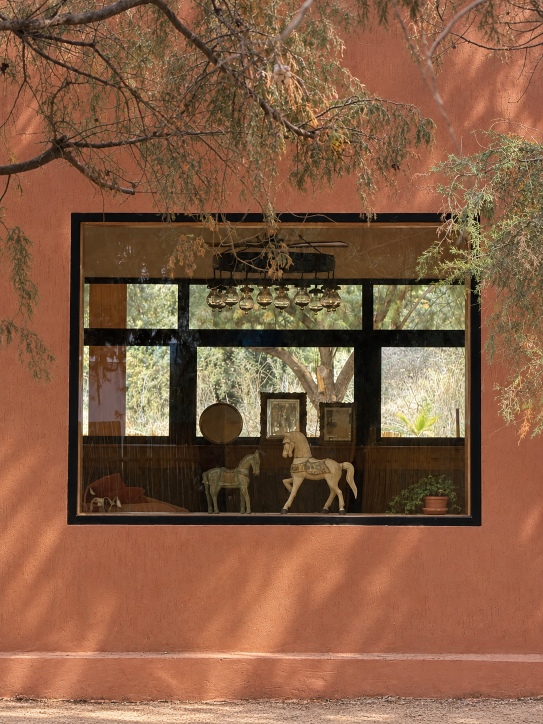
#> input picture instagram/photos/fenetre-mur-ocre.png, 1086 x 1448 px (shown at 1/2 size)
$ python story_teaser_fenetre.py
#> lines starting #> are read from the running program, lines starting #| are printed output that depends on the picture
"""Story qui annonce le post de la fenêtre sans le montrer.

La photo du post, floutée comme derrière une vitre dépolie : on devine le mur
ocre et la fenêtre, pas ce qu'il y a derrière. Le post partagé se cache sous
cette image (voir TEXTES-STORIES.md), et un toucher l'ouvre.

    python3 instagram/story_teaser_fenetre.py
"""
from pathlib import Path
from PIL import Image, ImageDraw, ImageFilter, ImageFont, ImageOps

from signature import BLANC, ENCRE, POLICES, signature
from story_video import ombre_douce

RACINE = Path(__file__).resolve().parent
W, H = 1080, 1920


def police(nom, taille, graisse):
    f = ImageFont.truetype(str(POLICES / nom), taille)
    f.set_variation_by_axes([graisse])
    return f


def story(invitation=True):
#> called with invitation = True
    src = ImageOps.exif_transpose(Image.open(RACINE / "photos" / "fenetre-mur-ocre.png")).convert("RGB")
#> src is the input picture: PIL image 1086x1448 RGB; mean R, G, B 134, 93.7, 67.6
    fond = ImageOps.fit(src, (W, H), Image.LANCZOS, centering=(0.5, 0.55))
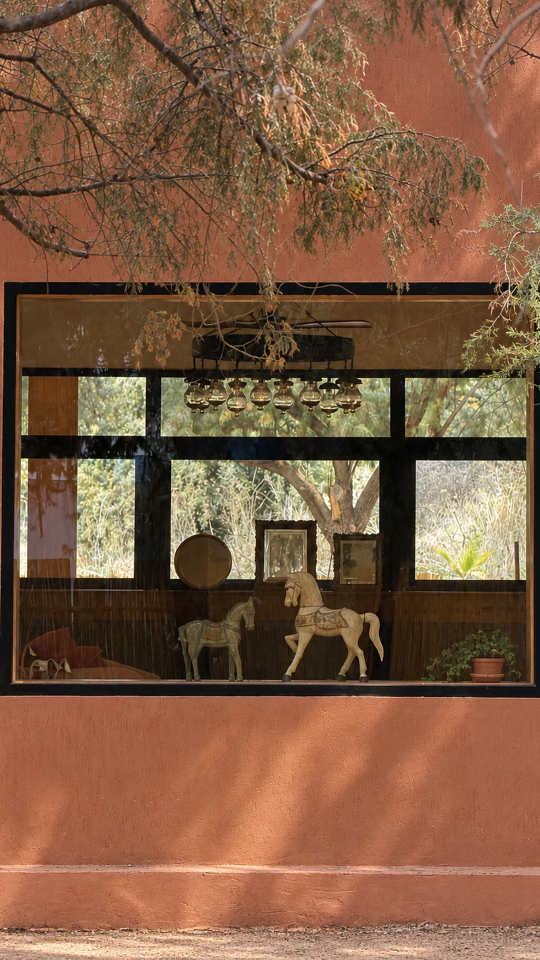
#> fond: PIL image 1080x1920 RGB (shown at 1/2 size); mean R, G, B 127.6, 91.8, 66.1
    fond = fond.filter(ImageFilter.GaussianBlur(28)).convert("RGBA")
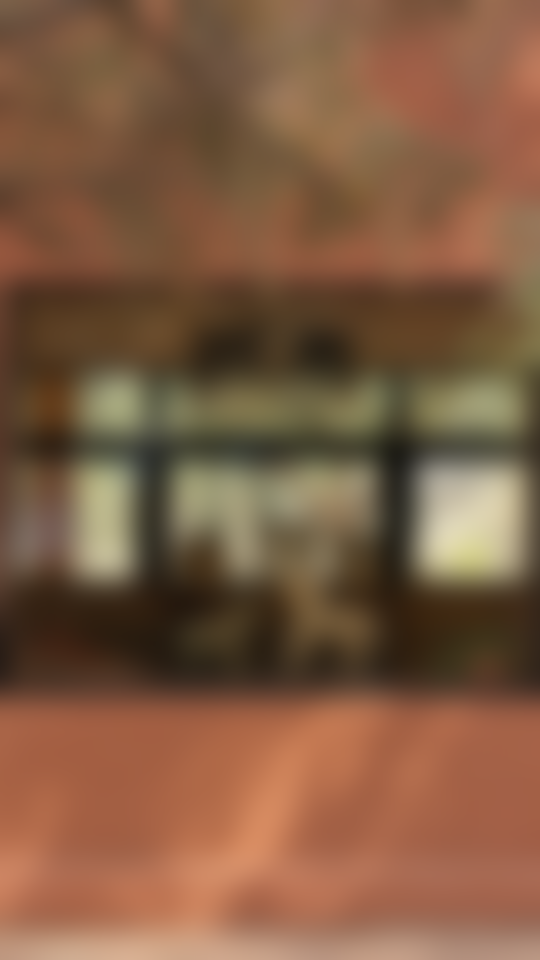
#> fond: PIL image 1080x1920 RGBA (shown at 1/2 size); mean R, G, B, A 127.6, 91.8, 66.1, 255
    voile = Image.new("RGBA", (W, H), ENCRE)
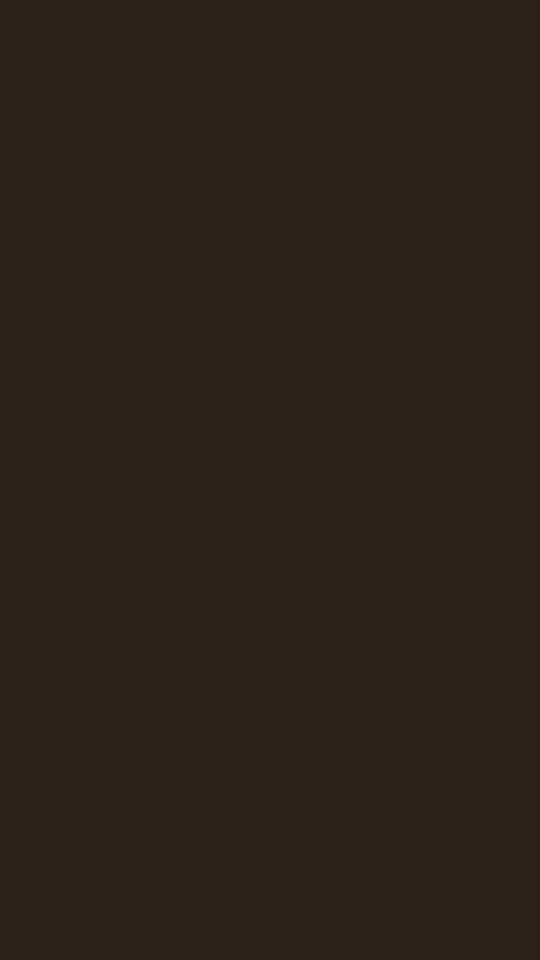
#> voile: PIL image 1080x1920 RGBA (shown at 1/2 size); mean R, G, B, A 43, 33, 24, 255
    voile.putalpha(60)
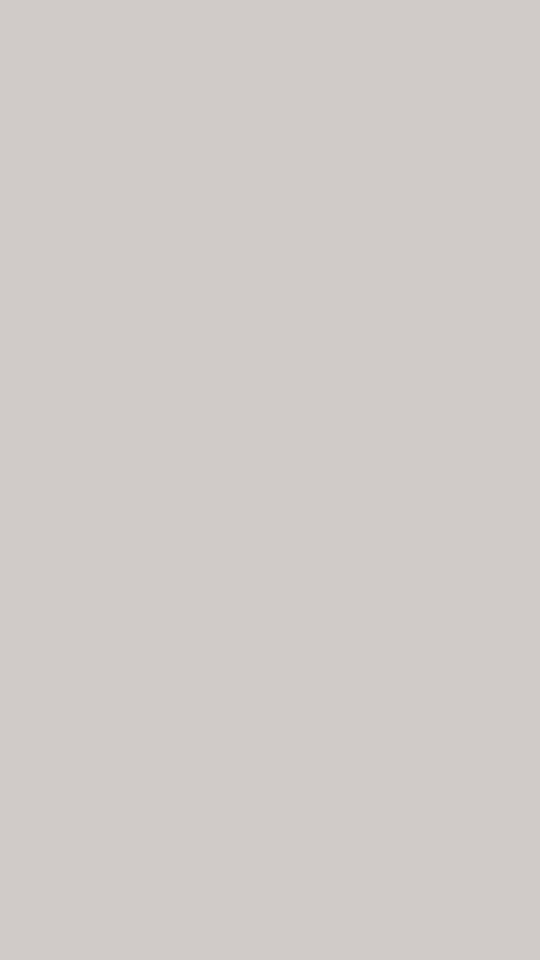
#> voile: PIL image 1080x1920 RGBA (shown at 1/2 size); mean R, G, B, A 43, 33, 24, 60; transparent parts drawn white
    fond = Image.alpha_composite(fond, voile)
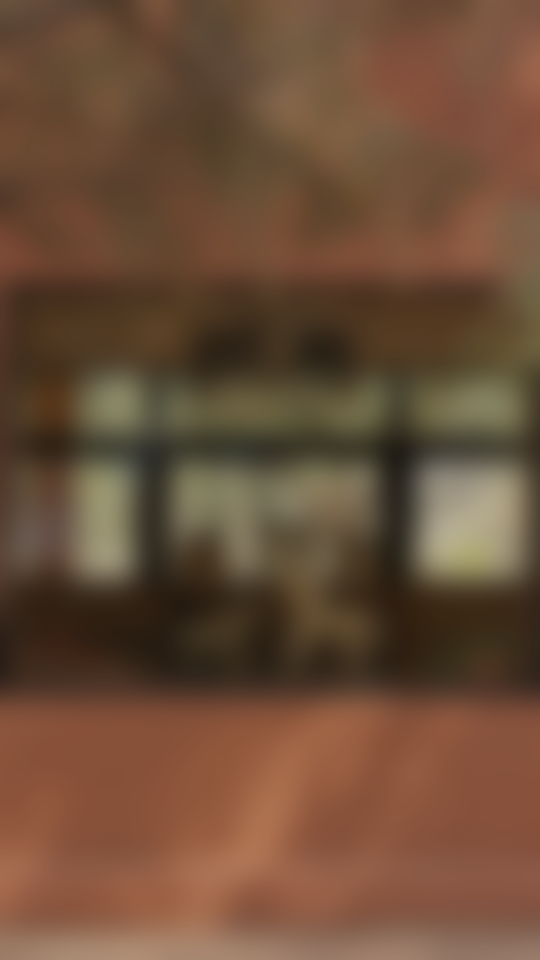
#> fond: PIL image 1080x1920 RGBA (shown at 1/2 size); mean R, G, B, A 107.7, 77.9, 56.2, 255

    im = Image.new("RGBA", (W, H), (0, 0, 0, 0))
#> im: PIL image 1080x1920 RGBA; every value is 0
    d = ImageDraw.Draw(im)
    titre = police("CormorantGaramond[wght].ttf", 96, 400)
    ital = police("CormorantGaramond-Italic[wght].ttf", 96, 400)
    d.text((W / 2, 700), "Jetez un œil", font=titre, fill=BLANC, anchor="mt")
    d.text((W / 2, 812), "par la fenêtre…", font=ital, fill=BLANC, anchor="mt")

    # « NOUVEAU POST » en petites capitales espacées, puis l'invitation.
    caps, esp = police("Jost[wght].ttf", 30, 500), 9
    texte = "NOUVEAU POST"
    larg = sum(d.textlength(c, font=caps) for c in texte) + esp * (len(texte) - 1)
    x = W / 2 - larg / 2
    for c in texte:
        d.text((x, 1000), c, font=caps, fill=BLANC, anchor="lt")
        x += d.textlength(c, font=caps) + esp
    if invitation:
        d.text((W / 2, 1062), "Touchez pour découvrir", font=police("CormorantGaramond-Italic[wght].ttf", 58, 400),
               fill=BLANC, anchor="mt")

    sig = signature(BLANC, BLANC, g_nom=450, g_lieu=500)
    sig = sig.resize((440, round(sig.height * 440 / sig.width)), Image.LANCZOS)
    im.paste(sig, ((W - sig.width) // 2, 1620), sig)
    return Image.alpha_composite(fond, ombre_douce(im, force=0.45)).convert("RGB")


if __name__ == "__main__":
#> (the run stopped early here; a loop or call above may not have finished)

$ run again, with instagram/photos/aiko-grimace.png copied over instagram/photos/fenetre-mur-ocre.png
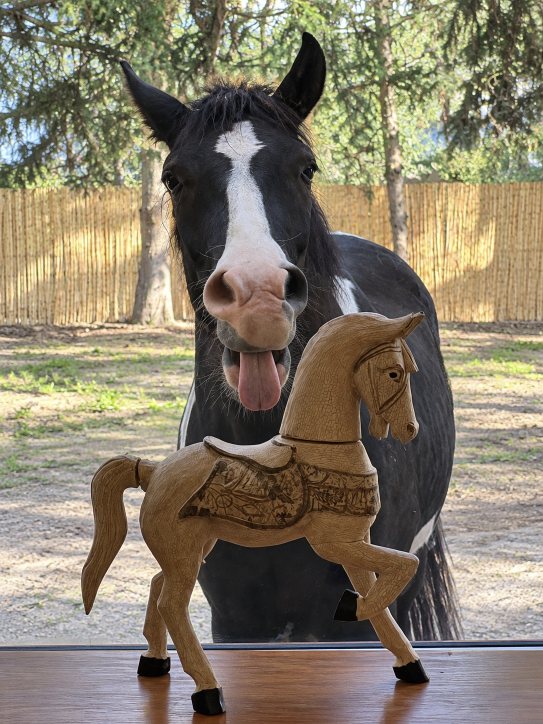
#> input picture instagram/photos/aiko-grimace.png, 1086 x 1448 px (shown at 1/2 size)
#> in story, `fond = fond.filter(ImageFilter.GaussianBlur(28)).convert("RGBA")`:
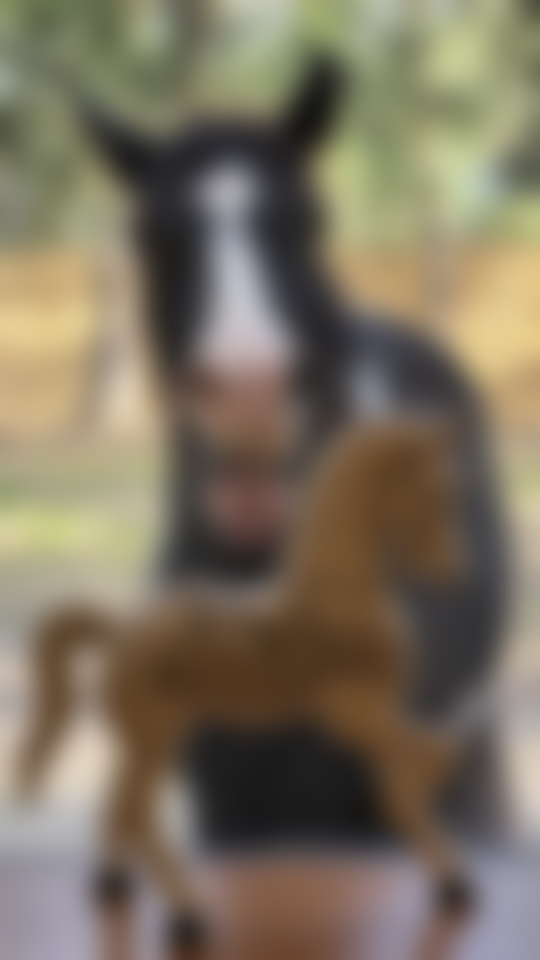
#> fond: PIL image 1080x1920 RGBA (shown at 1/2 size); mean R, G, B, A 124.2, 114, 96, 255
#> in story, `fond = Image.alpha_composite(fond, voile)`:
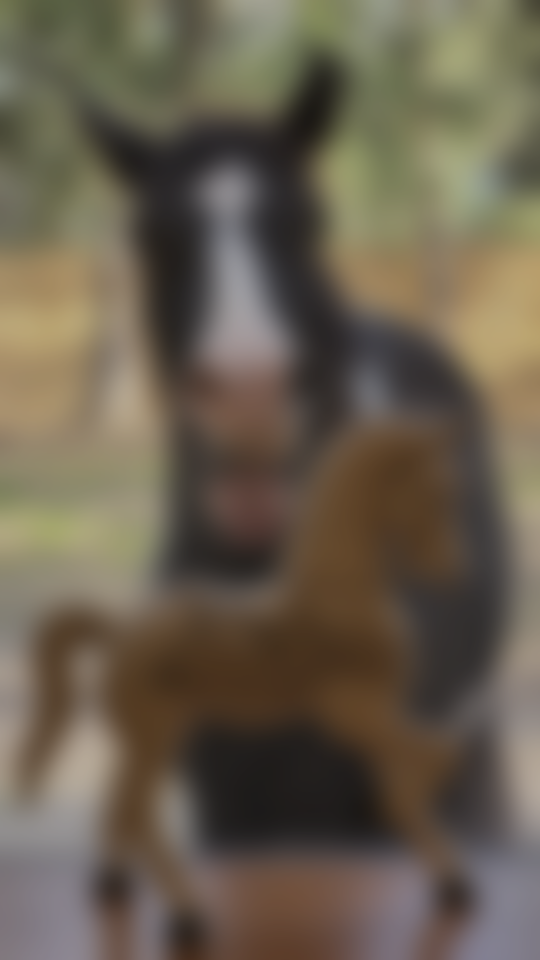
#> fond: PIL image 1080x1920 RGBA (shown at 1/2 size); mean R, G, B, A 105.1, 94.9, 79, 255
#> im: PIL image 1080x1920 RGBA; every value is 0

$ run again, with instagram/photos/aiko-perso-nb-2.jpg saved as instagram/photos/fenetre-mur-ocre.png
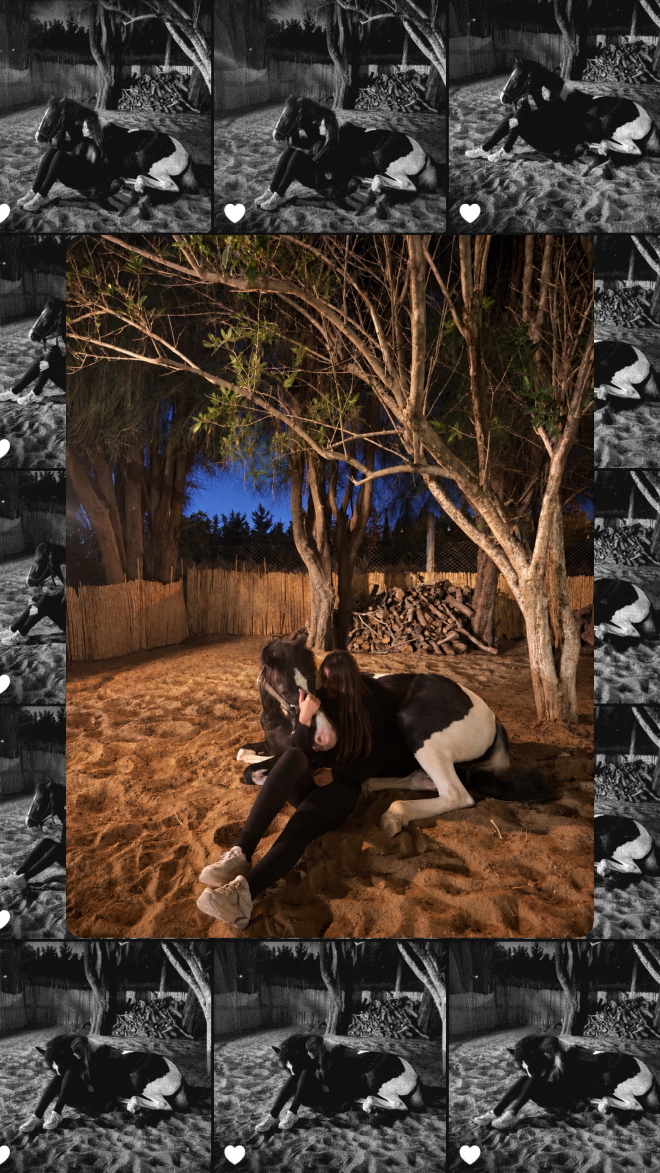
#> input picture instagram/photos/aiko-perso-nb-2.jpg, 1320 x 2346 px (shown at 1/2 size)
#> in story, src is the input picture: PIL image 1320x2346 RGB; mean R, G, B 71.4, 59.3, 51.2
#> in story, `fond = fond.filter(ImageFilter.GaussianBlur(28)).convert("RGBA")`:
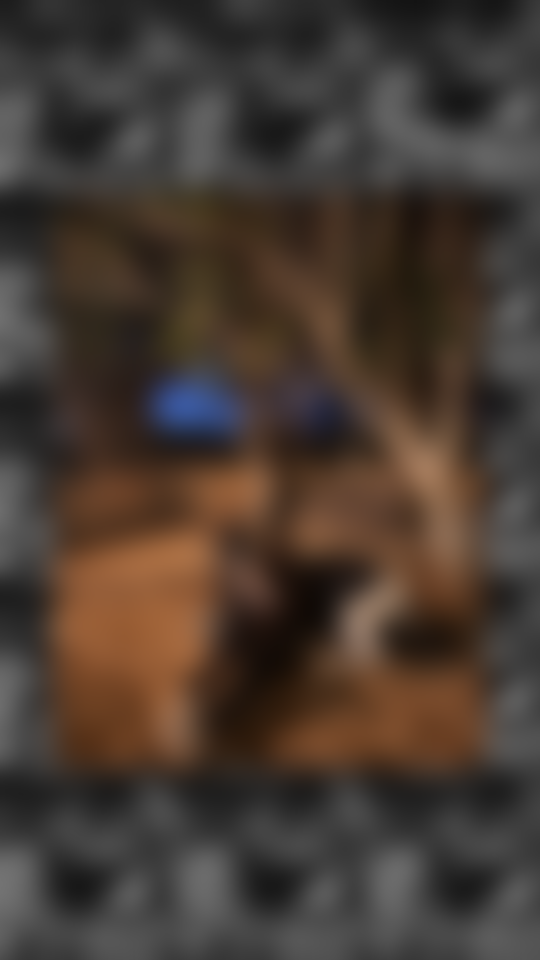
#> fond: PIL image 1080x1920 RGBA (shown at 1/2 size); mean R, G, B, A 71.4, 59.3, 51.1, 255
#> in story, `fond = Image.alpha_composite(fond, voile)`:
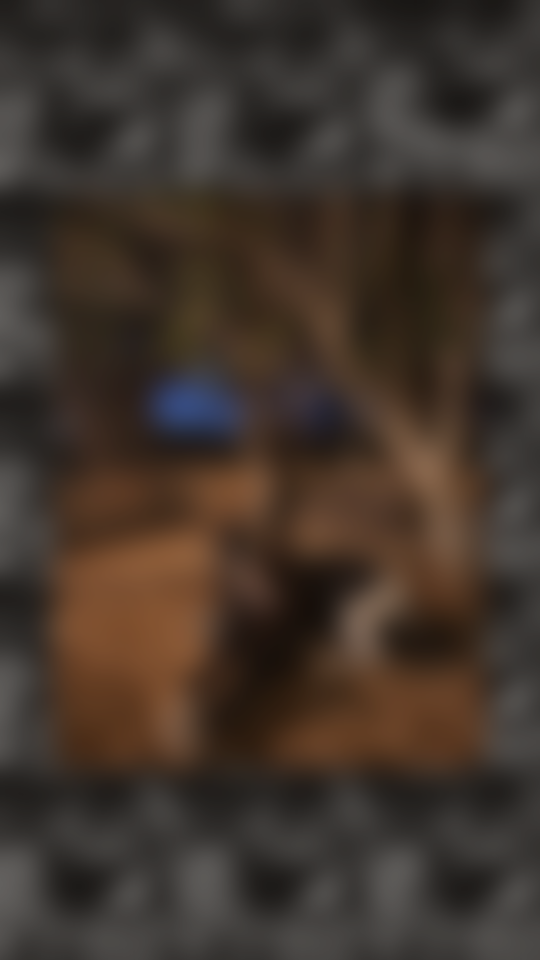
#> fond: PIL image 1080x1920 RGBA (shown at 1/2 size); mean R, G, B, A 64.7, 53.1, 44.8, 255
#> im: PIL image 1080x1920 RGBA; every value is 0
